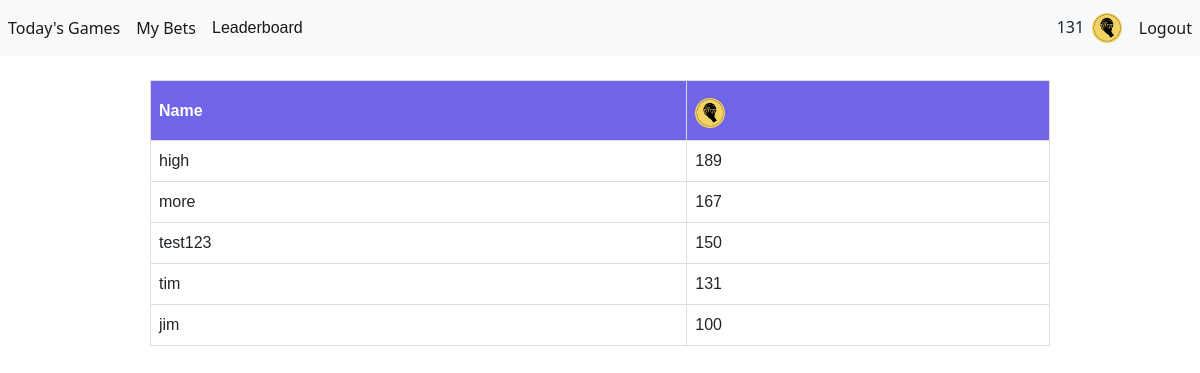
The page /leaderboard (signed in) on the database as committed earlier.
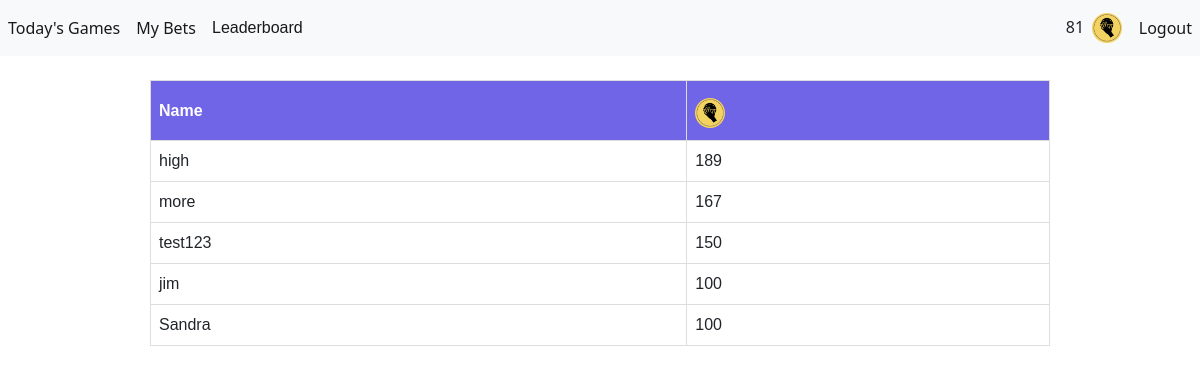
The same page on the database as committed later.
### app/models.py (models this page shows)
class User(db.Model, UserMixin):
    id = db.Column(db.Integer, primary_key = True)
    email = db.Column(db.String(150), unique = True)
    password = db.Column(db.String(150))
    first_name = db.Column(db.String(150))
    last_name = db.Column(db.String(150))
    swishcoins = db.Column(db.Integer, default = 100)
    bets = db.relationship('Bet')

### app/views.py (the view)
@app.route('/leaderboard')
def leaderboard():
    users = User.query.all()
    users = get_top_five_users(users)
    return render_template("leaderboard.html", user = current_user, users = users)

### app/__init__.py (called while the page is built)
@login_manager.user_loader
def load_user(id):
    return User.query.get(int(id))

### app/functions/get_top_five_users.py (called while the page is built)
def get_top_five_users(user_list):
    sorted_list = sorted(user_list, key=lambda x: x.swishcoins, reverse=True)
    if len(user_list) < 5:
        return sorted_list[:len(user_list)]
    else:
        return sorted_list[:5]

### app/templates/leaderboard.html (shortened to what this page needs)
{% extends "main/base.html" %}
{% block main %}
<link rel="stylesheet" href="{{ url_for('static', filename='css/leaderboard.css') }}">
<br>
<table id="leaderboard">
    <tr>
        <th>Name</th>
        <th><img style="max-width: 35px; max-height: 35px; padding-top: 5px" src="{{ url_for('static', filename='img/CourtsideBets_logo.png') }}"></th>
    </tr>
    {% for i in range(users|length) %}
    <tr>
        <td>
            {{ users[i].first_name}}
        </td>
        <td>
            {{users[i].swishcoins}}
        </td>
    </tr>
    {% endfor %}
</table>
{% endblock %}

### app/templates/main/base.html (shortened to what this page needs)
<!doctype html>
<html lang="en">
<head>
    <link href="https://cdn.jsdelivr.net/npm/bootstrap@5.1.3/dist/css/bootstrap.min.css" rel="stylesheet"
>
    <link rel="stylesheet" href="{{ url_for('static', filename='css/style.css') }}">
</head>
<body>
    <nav class="navbar navbar-expand-lg navbar-light bg-light">
        <div class="collapse navbar-collapse" id="navbar">
            <div class="navbar-nav">
                {% if user.is_authenticated %}
                <a class="nav-link active" style="white-space: nowrap;" id="today_games" href="/">Today's Games</a>
                <a class="nav-link active" style="white-space: nowrap;" id="my_bets" href="/my-bets">My Bets</a>
                <a class="nav-link active" style="white-space: nowrap;" id="leaderboard" href="/leaderboard">Leaderboard</a>
                {% else %}
                <a class="nav-link active" id="login" href="/login">Login</a>
                <a class="nav-link active" id="sign_up" href="/sign-up">Sign Up</a>
                {% endif %}
            </div>
        </div>
        <div class="collapse navbar-collapse" id="navbarNav">
            <ul class="navbar-nav ms-auto mb-2 mb-lg-0">
                <li style="padding-top:7px;"> {{ user.swishcoins }} &nbsp; </li>
                <li><img style="max-width: 35px; max-height: 35px; padding-top: 5px" src="{{ url_for('static', filename='img/CourtsideBets_logo.png') }}"> &nbsp; </li>
                <li><a class="nav-link active" id="logout" href="/logout">Logout</a></li>
            </ul>
            </div>
    </nav>
    <main>
        {% block main %} {% endblock %}
    </main>
</body>
</html>

Rows that differ between the two databases and show on the page:
changed User (number 1 of 6 on the later page): swishcoins "131" → "81"
now on this page (row unchanged): User: first_name "Sandra", swishcoins "100"
Other text that changed with them:
list line gone: "tim 131"
